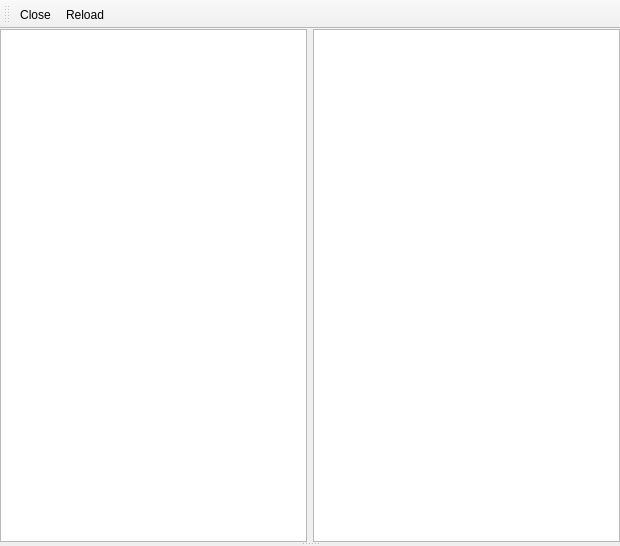
<ui version="4.0" >
 <class>MainWindow</class>
 <widget class="QMainWindow" name="MainWindow" >
  <property name="geometry" >
   <rect>
    <x>0</x>
    <y>0</y>
    <width>620</width>
    <height>546</height>
   </rect>
  </property>
  <property name="windowTitle" >
   <string>MainWindow</string>
  </property>
  <widget class="QWidget" name="centralwidget" >
   <property name="geometry" >
    <rect>
     <x>0</x>
     <y>33</y>
     <width>620</width>
     <height>513</height>
    </rect>
   </property>
   <layout class="QVBoxLayout" name="verticalLayout" >
    <property name="margin" >
     <number>0</number>
    </property>
    <item>
     <widget class="QSplitter" name="splitter" >
      <property name="orientation" >
       <enum>Qt::Vertical</enum>
      </property>
      <widget class="QWidget" name="layoutWidget" >
       <layout class="QHBoxLayout" name="horizontalLayout" >
        <item>
         <widget class="HgRepoView" name="tableView_revisions_left" >
          <property name="alternatingRowColors" >
           <bool>true</bool>
          </property>
          <property name="selectionMode" >
           <enum>QAbstractItemView::SingleSelection</enum>
          </property>
          <property name="selectionBehavior" >
           <enum>QAbstractItemView::SelectRows</enum>
          </property>
          <property name="showGrid" >
           <bool>false</bool>
          </property>
         </widget>
        </item>
        <item>
         <widget class="HgRepoView" name="tableView_revisions_right" >
          <property name="alternatingRowColors" >
           <bool>true</bool>
          </property>
          <property name="selectionMode" >
           <enum>QAbstractItemView::SingleSelection</enum>
          </property>
          <property name="selectionBehavior" >
           <enum>QAbstractItemView::SelectRows</enum>
          </property>
          <property name="showGrid" >
           <bool>false</bool>
          </property>
         </widget>
        </item>
       </layout>
      </widget>
      <widget class="QWidget" name="layoutWidget" >
       <layout class="QHBoxLayout" name="horizontalLayout_2" >
        <property name="spacing" >
         <number>0</number>
        </property>
        <item>
         <widget class="QFrame" name="frame" >
          <property name="frameShape" >
           <enum>QFrame::NoFrame</enum>
          </property>
          <property name="frameShadow" >
           <enum>QFrame::Raised</enum>
          </property>
         </widget>
        </item>
       </layout>
      </widget>
     </widget>
    </item>
   </layout>
  </widget>
  <widget class="QToolBar" name="toolBar" >
   <property name="geometry" >
    <rect>
     <x>0</x>
     <y>0</y>
     <width>620</width>
     <height>33</height>
    </rect>
   </property>
   <property name="windowTitle" >
    <string>toolBar</string>
   </property>
   <attribute name="toolBarArea" >
    <enum>TopToolBarArea</enum>
   </attribute>
   <attribute name="toolBarBreak" >
    <bool>false</bool>
   </attribute>
   <addaction name="actionClose" />
   <addaction name="actionReload" />
  </widget>
  <action name="actionClose" >
   <property name="text" >
    <string>Close</string>
   </property>
   <property name="shortcut" >
    <string>Ctrl+Q</string>
   </property>
  </action>
  <action name="actionReload" >
   <property name="text" >
    <string>Reload</string>
   </property>
   <property name="shortcut" >
    <string>Ctrl+R</string>
   </property>
  </action>
 </widget>
 <customwidgets>
  <customwidget>
   <class>HgRepoView</class>
   <extends>QTableView</extends>
   <header>hgrepoview.h</header>
  </customwidget>
 </customwidgets>
 <tabstops>
  <tabstop>tableView_revisions_left</tabstop>
  <tabstop>tableView_revisions_right</tabstop>
 </tabstops>
 <resources/>
 <connections/>
</ui>
